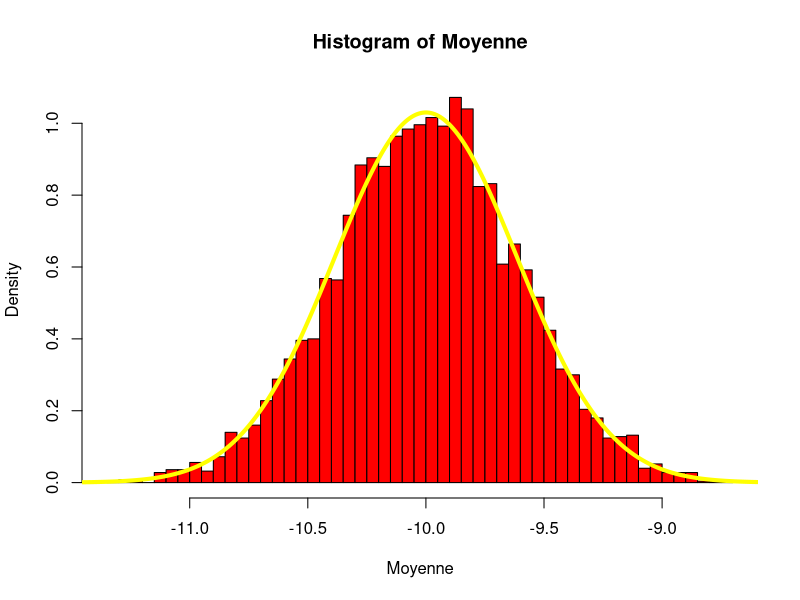
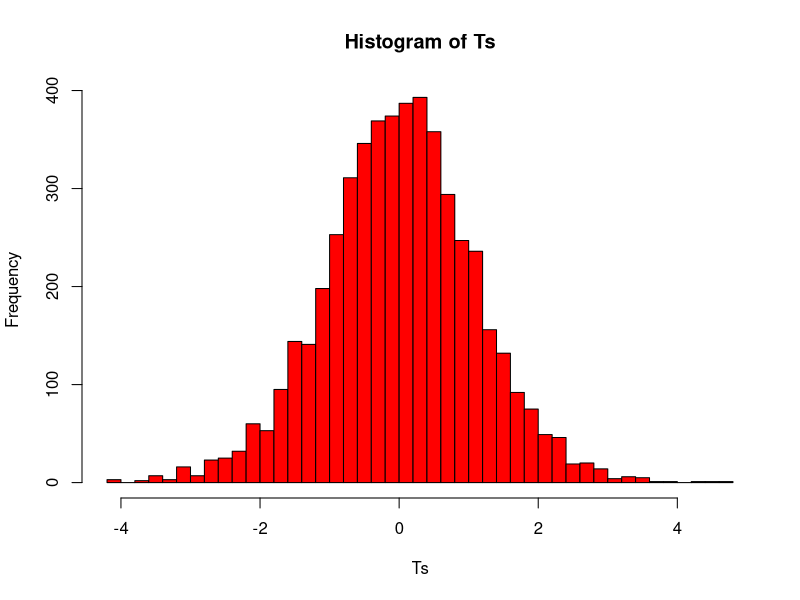
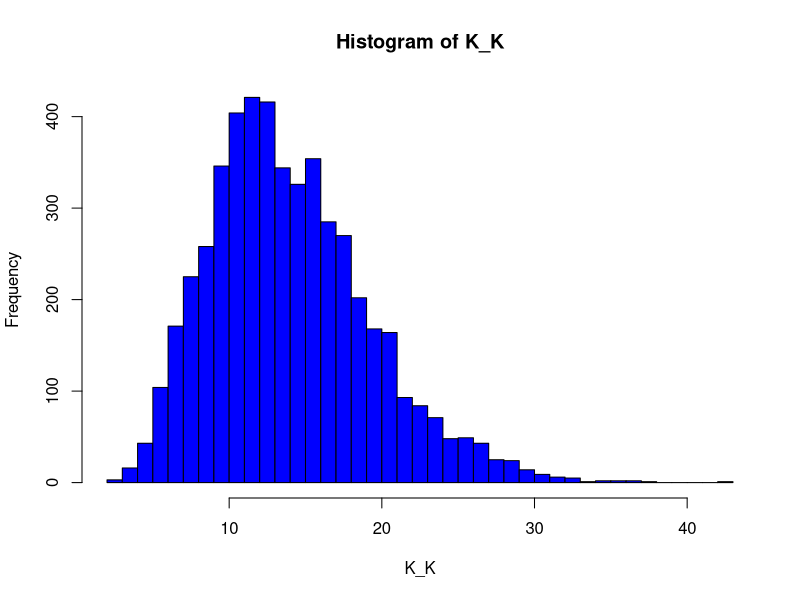

The R source for these figures, in order:
# Exercice 2:
# 1- Calcul de la moyenne, de la variance et representation graphique
M=5000; n=15; mu=-10; sigma=1.5
Realisation=matrix(ncol=n, nrow=M)
Moyenne = c()
Variance = c()
for (i in 1:M){
  Realisation[i,]=rnorm(n, mu, sigma)
  Moyenne[i] = mean(Realisation[i, ])
  Variance[i] = var(Realisation[i,])
}

hist(Moyenne, col='red', breaks=50, probability = TRUE)
x = seq(-12, -8, length=500); y=dnorm(x, mu, sigma/sqrt(n))
lines(x, y, col='yellow', lwd=4)
# la variable Moyenne suit la loi normale de parametre
# sigma_Moy = sigma/sqrt(n)  et mu_Moy = mu
# 2- calcul des proportions
A = Moyenne[Moyenne <= -9.5 & Moyenne >= -10.5]
B = Variance[Variance <= 4 & Variance >= 2]
C = Variance[Variance <= 4 & Variance >= 2 & Moyenne <= -9.5 & Moyenne >= -10.5]
(P_A = length(A)/M); (P_B = length(B)/M); (P_C = length(C)/M)
# 3- Calcul des probabilites
prob_A = pnorm(-9.5, mu, sqrt(sigma^2/n))- pnorm(-10.5, mu, sigma/sqrt(n))
prob_B = P_B; prob_C = P_C; (prob_A_B = prob_A*prob_B)
# les evenments sont independants
# 4- Coefficient de correlation entre Xbar et Sc²
cor(Moyenne, Variance)

# 5- On definit Ts
Ts = sqrt(n)*(Moyenne + 10)/sqrt(Variance)
hist(Ts, col='red', breaks=50)
# Ts suit une loi normale
# 6- On definit la variable
K_K=(n - 1)*Variance/(sigma*sigma)
hist(K_K, col='blue', breaks=50)
# le graphique ressemble plus ou moins à celui de la densite d'une 
# loi normale
